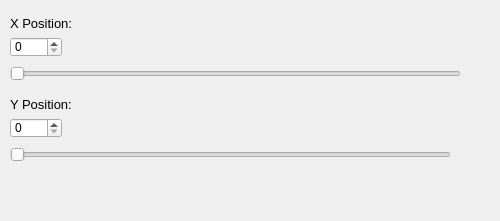
        <widget class="QWidget" name="movement_Page">
         <property name="geometry">
          <rect>
           <x>0</x>
           <y>0</y>
           <width>500</width>
           <height>221</height>
          </rect>
         </property>
         <attribute name="label">
          <string>Position</string>
         </attribute>
         <widget class="QSpinBox" name="spin_Box_X">
          <property name="geometry">
           <rect>
            <x>10</x>
            <y>37</y>
            <width>52</width>
            <height>20</height>
           </rect>
          </property>
          <property name="toolTip">
           <string>X Value of Sphere</string>
          </property>
          <property name="maximum">
           <number>2088</number>
          </property>
          <property name="value">
           <number>0</number>
          </property>
         </widget>
         <widget class="QSlider" name="horizontal_Slider_X">
          <property name="geometry">
           <rect>
            <x>10</x>
            <y>63</y>
            <width>451</width>
            <height>22</height>
           </rect>
          </property>
          <property name="maximum">
           <number>2088</number>
          </property>
          <property name="value">
           <number>0</number>
          </property>
          <property name="sliderPosition">
           <number>0</number>
          </property>
          <property name="orientation">
           <enum>Qt::Horizontal</enum>
          </property>
         </widget>
         <widget class="QLabel" name="label_Y">
          <property name="enabled">
           <bool>true</bool>
          </property>
          <property name="geometry">
           <rect>
            <x>10</x>
            <y>91</y>
            <width>80</width>
            <height>21</height>
           </rect>
          </property>
          <property name="font">
           <font>
            <family>MS Shell Dlg 2</family>
            <pointsize>10</pointsize>
            <weight>50</weight>
            <italic>false</italic>
            <bold>false</bold>
           </font>
          </property>
          <property name="text">
           <string>Y Position:</string>
          </property>
          <property name="alignment">
           <set>Qt::AlignBottom|Qt::AlignLeading|Qt::AlignLeft</set>
          </property>
         </widget>
         <widget class="QSpinBox" name="spin_Box_Y">
          <property name="geometry">
           <rect>
            <x>10</x>
            <y>118</y>
            <width>52</width>
            <height>20</height>
           </rect>
          </property>
          <property name="maximum">
           <number>1387</number>
          </property>
          <property name="value">
           <number>0</number>
          </property>
         </widget>
         <widget class="QSlider" name="horizontal_Slider_Y">
          <property name="geometry">
           <rect>
            <x>10</x>
            <y>144</y>
            <width>441</width>
            <height>22</height>
           </rect>
          </property>
          <property name="maximum">
           <number>1387</number>
          </property>
          <property name="value">
           <number>0</number>
          </property>
          <property name="orientation">
           <enum>Qt::Horizontal</enum>
          </property>
         </widget>
         <widget class="QLabel" name="label_X">
          <property name="geometry">
           <rect>
            <x>10</x>
            <y>10</y>
            <width>80</width>
            <height>21</height>
           </rect>
          </property>
          <property name="font">
           <font>
            <family>MS Shell Dlg 2</family>
            <pointsize>10</pointsize>
            <weight>50</weight>
            <italic>false</italic>
            <bold>false</bold>
           </font>
          </property>
          <property name="text">
           <string>X Position:</string>
          </property>
          <property name="alignment">
           <set>Qt::AlignBottom|Qt::AlignLeading|Qt::AlignLeft</set>
          </property>
         </widget>
        </widget>
